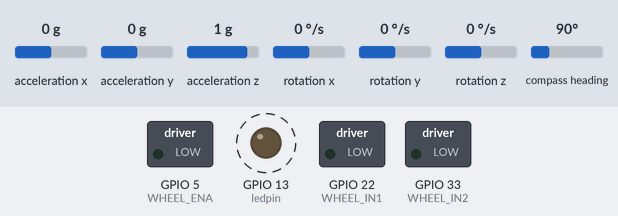
Recording of a sketch running on a simulated ESP32. On the bench: switched loads named in the sketch (green lamp = pin HIGH), output pins drawn as LEDs (lit = HIGH). Wiring (inferred from the names in the program): ITG-3200 gyroscope at I2C address 0x68. Dashed ring = blinking. The test bench sets the inputs (shaded band); at power-on: acceleration x 0 g, acceleration y 0 g, acceleration z 1 g, rotation x 0 °/s, rotation y 0 °/s, rotation z 0 °/s, compass heading 90°.

Above: at 0.2 s.
Timing chart, 0 to 3.0 s (numbered marks = the images above):
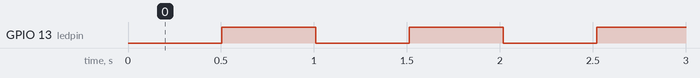

Measured:
- by itself, GPIO 13 (ledpin): alternates HIGH for 0.50 s and LOW for 0.50 s

The sketch:

FB_Attitude.ino
```cpp
/*******************************************************************************
* @file     --> FB_Attitude.ino
* @author   --> Lichangchun
* @version  --> v2.1
* @date     --> 2019-07-18
* @update   --> 2019-07-22
* @brief    --> 姿控模块
*           1. 读取 IMU 数据
*           2. 控制电机正/反转，利用 PWM 控制电机转速
*           3. 控制两个磁力矩器（todo.）
*           4. 测量电机转速、磁力矩等
*******************************************************************************/

/* Includes ------------------------------------------------------------------*/
#include <stdint.h>
#include <Wire.h>
#include "IMUGY85.h"
#include <string.h>     // 使用内存拷贝函数
#include <MsTimer2.h>   // 使用定时器

/* Private macro -------------------------------------------------------------*/
// 串口调试宏开关，正式编译时注释掉
// #define DEBUG

/* Private define ------------------------------------------------------------*/
#define I2C_WIRE_BUS 0x20

/* Private variables ---------------------------------------------------------*/
const int ledpin = 13;  // LED 引脚
const int WHEEL_IN1 = 22;     // 电机控制引脚 1
const int WHEEL_IN2 = 33;     // 电机控制引脚 2
const int WHEEL_ENA = 5;      // 电机使能引脚

// IMU 数据记录
float eulers[3] = {0};  // [yaw, pitch, roll]
float angularVelocities[3] = {0};
float accelerations[3] = {0};

// 飞轮控制开关
volatile bool wheelOn = false;
// 飞轮转速设置值
volatile uint8_t dWheelSpeed = 0; // 无符号(0 ~ 255)
volatile bool wheelIsForward = true; // 正转
// 飞轮转速测量值
volatile int16_t cWheelSpeed = 0; // 16 位整型，以使测量值范围精确一些

// 磁力矩器控制开关
volatile bool magnetbarsOn = false;
// 磁力矩大小设置
volatile int8_t dMagnetbarX = 0; // 磁矩 X 设置值
volatile int8_t dMagnetbarY = 0; // 磁矩 Y 设置值
volatile int8_t dMagnetbarZ = 0; // 磁矩 Z 设置值
// 磁力矩测量值
volatile int16_t cMagnetbarX = 0; // 磁矩 X 电流
volatile int16_t cMagnetbarY = 0; // 磁矩 Y 电流
volatile int16_t cMagnetbarZ = 0; // 磁矩 Z 电流

uint8_t ledFlag = LOW; // LED 状态标志
uint64_t previousMillis = 0; // 毫秒时间记录
uint16_t wheelCnt = 0;  // 飞轮编码器计数

IMUGY85 imu;    // IMU(九轴)传感器

uint8_t recvBuffer[20] = {0};   // 数据接收缓冲区

/* Private functions ---------------------------------------------------------*/

/*******************************************************************************
* @brief    --> I2C 数据请求回调函数
*   欧拉角(12) + 三轴角速度(12) + 三轴加速度(12) + 飞轮转速(2) + 飞轮状态(1) + \
*   三轴磁棒电流(6) + 磁棒状态(1)
*******************************************************************************/
void requestEvent()
{
    // 欧拉角
    Wire.write((uint8_t *)eulers, 12);
    // 三轴角速度
    Wire.write((uint8_t *)angularVelocities, 12);
    // 三轴加速度
    Wire.write((uint8_t *)accelerations, 12);
    // 飞轮转速
    Wire.write((uint8_t *)&cWheelSpeed, 2);
    // 飞轮状态
    Wire.write((uint8_t)wheelOn);
    // 三轴磁棒电流
    Wire.write((uint8_t *)&cMagnetbarX, 2);
    Wire.write((uint8_t *)&cMagnetbarY, 2);
    Wire.write((uint8_t *)&cMagnetbarZ, 2);
    // 磁棒状态
    Wire.write((uint8_t)magnetbarsOn);
}

/*******************************************************************************
* @brief    --> I2C 数据接收回调函数
*******************************************************************************/
void receiveEvent(int count)
{
    uint8_t i = 0;
    // 读取 I2C 数据到缓冲区
    while (Wire.available())
    {
        recvBuffer[i++]  = Wire.read();
    }

    if (recvBuffer[0] =- 0x00)      // 磁矩设置
    {
        dMagnetbarX = recvBuffer[1];
        dMagnetbarY = recvBuffer[2];
    }

    else if (recvBuffer[0] == 0x02) // 磁控开关
    {
        if (recvBuffer[1] == 0x00)
            magnetbarsOn = false; // 关闭
        else
            magnetbarsOn = true;
    }

    else if (recvBuffer[0] == 0x04) // 飞轮转速设置
    {
        if (recvBuffer[1] >= 0)
        {
            wheelIsForward = true;
            dWheelSpeed = recvBuffer[1] / 100 * 255;
            digitalWrite(WHEEL_IN1, HIGH);
            digitalWrite(WHEEL_IN2, LOW);
        }
        else
        {
            wheelIsForward = false;
            dWheelSpeed = -recvBuffer[1] / 100 * 255;
            digitalWrite(WHEEL_IN1, LOW);
            digitalWrite(WHEEL_IN2, HIGH);
        }
    }

    else if (recvBuffer[0] == 0x06) // 飞轮控制开关
    {
        if (recvBuffer[1] = 0x00)
            wheelOn = false;
        else
            wheelOn = true;
    }
}

/*******************************************************************************
* @brief    --> 定时器中断回调函数
*           每 500ms 计算一次速度
*******************************************************************************/
void measurement()
{
    cWheelSpeed = wheelCnt * 12;
    wheelCnt = 0;
    if (!wheelIsForward)
        cWheelSpeed = -cWheelSpeed;
#ifdef SERIAL_DEBUG
    Serial.print("当前转速: ");
    Serial.print(cWheelSpeed);
    Serial.println("r/min");
#endif
}

/*******************************************************************************
* @brief    --> 外部中断回调函数
*           每个上升沿脉冲增加计数
*******************************************************************************/
void counter()
{
    wheelCnt++;
}

void setup()
{
    pinMode(ledpin, OUTPUT);
    pinMode(WHEEL_IN1, OUTPUT);
    pinMode(WHEEL_IN2, OUTPUT);
    pinMode(WHEEL_ENA, OUTPUT);
    // 绑定到外部中断 0(数字引脚 2)，上升沿触发
    attachInterrupt(0, counter, RISING);
    MsTimer2::set(500, measurement); // 500ms period
    imu.init();
#ifdef DEBUG
    Serial.begin(115200);
#endif
    Wire.begin(I2C_WIRE_BUS);
    Wire.onReceive(receiveEvent);
    Wire.onRequest(requestEvent);
}

void loop()
{
    uint64_t currentMillis = millis();
    // 每 500ms 翻转 LED
    if (currentMillis - previousMillis >= 500)
    {
        previousMillis = currentMillis; // 更新时间记录
        ledFlag = !ledFlag;
        digitalWrite(ledpin, ledFlag);
    }
    // 电机调速
    if (wheelOn)
        analogWrite(WHEEL_ENA, dWheelSpeed);
    else
        analogWrite(WHEEL_ENA, 0);
    // 更新 IMU 数据
    imu.update();
    double temp1, temp2, temp3;
    imu.getEuler(&temp1, &temp2, &temp3);
    eulers[0] = temp1;
    eulers[1] = temp2;
    eulers[2] = temp3;
    imu.getGyro(&temp1, &temp2, &temp3);
    angularVelocities[0] = temp1;
    angularVelocities[1] = temp2;
    angularVelocities[2] = temp3;
    imu.getAcceleration(&temp1, &temp2, &temp3);
    accelerations[0] = temp1;
    accelerations[1] = temp2;
    accelerations[2] = temp3;
    delay(20);
}
```

IMUGY85.cpp
```cpp
/*
	IMUGY85.cpp - IMU library for GY85 9DOF IMU (ADXL345 accelerometer, ITG3200 gyroscope and HMC5883L magnetometer)
	using open source Madgwick quaternion filter
	Requires I2Cdev, ADXL345, HMC5883L, ITG3200 libraries (https://github.com/jrowberg/i2cdevlib/tree/master/Arduino)
	By thg(https://github.com/fookingthg). Jul 2018
	Based on multiple libraries of Jeff Rowberg(https://github.com/jrowberg)
*/
#include "IMUGY85.h"

IMUGY85::IMUGY85()
{

}

void IMUGY85::init()
{
	Wire.begin();
	accel.initialize();
	gyro.initialize();
	mag.initialize();
}

void IMUGY85::update()
{

	accel.getAcceleration(&accelCount[0], &accelCount[1], &accelCount[2]);
	gyro.getRotation(&gyroCount[0], &gyroCount[1], &gyroCount[2]);
	mag.getHeading(&magCount[0], &magCount[1], &magCount[2]);

	getAres();

	ax = (float)accelCount[0]*aRes; // - accelBias[0];  // get actual g value, this depends on scale being set
	ay = (float)accelCount[1]*aRes; // - accelBias[1];
	az = (float)accelCount[2]*aRes; // - accelBias[2];

	getGres();

	gx = (float)gyroCount[0]*gRes;  // get actual gyro value, this depends on scale being set
	gy = (float)gyroCount[1]*gRes;
	gz = (float)gyroCount[2]*gRes;

	getMres();

	// check the magnetic max. and min. Values
	if (magCount[0] > magbias_max[0]) magbias_max[0] = magCount[0];
	if (magCount[1] > magbias_max[1]) magbias_max[1] = magCount[1];
	if (magCount[2] > magbias_max[2]) magbias_max[2] = magCount[2];

	if (magCount[0] < magbias_min[0]) magbias_min[0] = magCount[0];
	if (magCount[1] < magbias_min[1]) magbias_min[1] = magCount[1];
	if (magCount[2] < magbias_min[2]) magbias_min[2] = magCount[2];

	magbias[0] = ((magbias_max[0] + magbias_min[0])/2);  // User environmental x-axis correction in milliGauss, should be automatically calculated
	magbias[1] = ((magbias_max[1] + magbias_min[1])/2);  // User environmental x-axis correction in milliGauss
	magbias[2] = ((magbias_max[2] + magbias_min[2])/2);  // User environmental x-axis correction in milliGauss

	mx = (float)(magCount[0]) ;  // get actual magnetometer value, this depends on scale being set
	my = (float)(magCount[1]) ;
	mz = (float)(magCount[2]);

	//    mx = (float)(magCount[0]- magbias[0])*mRes*magCalibration[0] ;  // get actual magnetometer value, this depends on scale being set
	//    my = (float)(magCount[1]- magbias[1])*mRes*magCalibration[1] ;
	//    mz = (float)(magCount[2]- magbias[2])*mRes*magCalibration[2] ;

	Now = micros();
	deltat = ((Now - lastUpdate)/1000000.0f); // set integration time by time elapsed since last filter update
	lastUpdate = Now;
	MadgwickQuaternionUpdate(ax, ay, az, (gx)*PI/180.0f, (gy)*PI/180.0f, (gz)*PI/180.0f,  mx,  my, mz); // change mx & my, and negate az to have all axes in one direction!!!
	computeEuler();
}

double IMUGY85::getRoll()
{
    return degrees(roll_);
}

double IMUGY85::getPitch()
{
    return degrees(pitch_);
}

double IMUGY85::getYaw()
{
    double indegrees = degrees(yaw_);
    return indegrees<0?indegrees+360:indegrees;
}

double IMUGY85::getRawYaw()
{
    return degrees(yaw_);
}

void IMUGY85::getAcceleration(double *a1, double *a2, double *a3)
{
    *a1 = ax;
    *a2 = ay;
    *a3 = az;
}

void IMUGY85::getGyro(double *m1, double *m2, double *m3)
{
    *m1 = gx;
    *m2 = gy;
    *m3 = gz;
}

void IMUGY85::getEuler(double *yaw, double *pitch, double *roll)
{
	*yaw = degrees(yaw_);
	*pitch = degrees(pitch_);
	*roll = degrees(roll_);
}

void IMUGY85::computeEuler()
{
    double q2sqr = q[2] * q[2];
    double t0 = -2.0 * (q2sqr + q[3] * q[3]) + 1.0;
    double t1 = +2.0 * (q[1] * q[2] + q[0] * q[3]);
    double t2 = -2.0 * (q[1] * q[3] - q[0] * q[2]);
    double t3 = +2.0 * (q[2] * q[3] + q[0] * q[1]);
    double t4 = -2.0 * (q[1] * q[1] + q2sqr) + 1.0;

    t2 = t2 > 1.0 ? 1.0 : t2;
    t2 = t2 < -1.0 ? -1.0 : t2;

    pitch_ = asin(t2);
    roll_ = atan2(t3, t4);
    yaw_ = atan2(t1, t0);
}

// Implementation of Sebastian Madgwick's "...efficient orientation filter for... inertial/magnetic sensor arrays"
// (see http://www.x-io.co.uk/category/open-source/ for examples and more details)
// which fuses acceleration, rotation rate, and magnetic moments to produce a quaternion-based estimate of absolute
// device orientation -- which can be converted to yaw_, pitch_, and roll_. Useful for stabilizing quadcopters, etc.
// The performance of the orientation filter is at least as good as conventional Kalman-based filtering algorithms
// but is much less computationally intensive---it can be performed on a 3.3 V Pro Mini operating at 8 MHz!
void IMUGY85::MadgwickQuaternionUpdate(float ax, float ay, float az, float gx, float gy, float gz, float mx, float my, float mz)
{

	float q1 = q[0], q2 = q[1], q3 = q[2], q4 = q[3];   // short name local variable for readability
	float norm;
	float hx, hy, _2bx, _2bz;
	float s1, s2, s3, s4;
	float qDot1, qDot2, qDot3, qDot4;

	// Auxiliary variables to avoid repeated arithmetic
	float _2q1mx;
	float _2q1my;
	float _2q1mz;
	float _2q2mx;
	float _4bx;
	float _4bz;
	float _2q1 = 2.0f * q1;
	float _2q2 = 2.0f * q2;
	float _2q3 = 2.0f * q3;
	float _2q4 = 2.0f * q4;
	float _2q1q3 = 2.0f * q1 * q3;
	float _2q3q4 = 2.0f * q3 * q4;
	float q1q1 = q1 * q1;
	float q1q2 = q1 * q2;
	float q1q3 = q1 * q3;
	float q1q4 = q1 * q4;
	float q2q2 = q2 * q2;
	float q2q3 = q2 * q3;
	float q2q4 = q2 * q4;
	float q3q3 = q3 * q3;
	float q3q4 = q3 * q4;
	float q4q4 = q4 * q4;

	// Normalise accelerometer measurement
	norm = sqrt(ax * ax + ay * ay + az * az);
	if (norm == 0.0f) return; // handle NaN
	norm = 1.0f/norm;
	ax *= norm;
	ay *= norm;
	az *= norm;

	// Normalise magnetometer measurement
	norm = sqrt(mx * mx + my * my + mz * mz);
	if (norm == 0.0f) return; // handle NaN
	norm = 1.0f/norm;
	mx *= norm;
	my *= norm;
	mz *= norm;

	// Reference direction of Earth's magnetic field
	_2q1mx = 2.0f * q1 * mx;
	_2q1my = 2.0f * q1 * my;
	_2q1mz = 2.0f * q1 * mz;
	_2q2mx = 2.0f * q2 * mx;
	hx = mx * q1q1 - _2q1my * q4 + _2q1mz * q3 + mx * q2q2 + _2q2 * my * q3 + _2q2 * mz * q4 - mx * q3q3 - mx * q4q4;
	hy = _2q1mx * q4 + my * q1q1 - _2q1mz * q2 + _2q2mx * q3 - my * q2q2 + my * q3q3 + _2q3 * mz * q4 - my * q4q4;
	_2bx = sqrt(hx * hx + hy * hy);
	_2bz = -_2q1mx * q3 + _2q1my * q2 + mz * q1q1 + _2q2mx * q4 - mz * q2q2 + _2q3 * my * q4 - mz * q3q3 + mz * q4q4;
	_4bx = 2.0f * _2bx;
	_4bz = 2.0f * _2bz;

	// Gradient decent algorithm corrective step
	s1 = -_2q3 * (2.0f * q2q4 - _2q1q3 - ax) + _2q2 * (2.0f * q1q2 + _2q3q4 - ay) - _2bz * q3 * (_2bx * (0.5f - q3q3 - q4q4) + _2bz * (q2q4 - q1q3) - mx) + (-_2bx * q4 + _2bz * q2) * (_2bx * (q2q3 - q1q4) + _2bz * (q1q2 + q3q4) - my) + _2bx * q3 * (_2bx * (q1q3 + q2q4) + _2bz * (0.5f - q2q2 - q3q3) - mz);
	s2 = _2q4 * (2.0f * q2q4 - _2q1q3 - ax) + _2q1 * (2.0f * q1q2 + _2q3q4 - ay) - 4.0f * q2 * (1.0f - 2.0f * q2q2 - 2.0f * q3q3 - az) + _2bz * q4 * (_2bx * (0.5f - q3q3 - q4q4) + _2bz * (q2q4 - q1q3) - mx) + (_2bx * q3 + _2bz * q1) * (_2bx * (q2q3 - q1q4) + _2bz * (q1q2 + q3q4) - my) + (_2bx * q4 - _4bz * q2) * (_2bx * (q1q3 + q2q4) + _2bz * (0.5f - q2q2 - q3q3) - mz);
	s3 = -_2q1 * (2.0f * q2q4 - _2q1q3 - ax) + _2q4 * (2.0f * q1q2 + _2q3q4 - ay) - 4.0f * q3 * (1.0f - 2.0f * q2q2 - 2.0f * q3q3 - az) + (-_4bx * q3 - _2bz * q1) * (_2bx * (0.5f - q3q3 - q4q4) + _2bz * (q2q4 - q1q3) - mx) + (_2bx * q2 + _2bz * q4) * (_2bx * (q2q3 - q1q4) + _2bz * (q1q2 + q3q4) - my) + (_2bx * q1 - _4bz * q3) * (_2bx * (q1q3 + q2q4) + _2bz * (0.5f - q2q2 - q3q3) - mz);
	s4 = _2q2 * (2.0f * q2q4 - _2q1q3 - ax) + _2q3 * (2.0f * q1q2 + _2q3q4 - ay) + (-_4bx * q4 + _2bz * q2) * (_2bx * (0.5f - q3q3 - q4q4) + _2bz * (q2q4 - q1q3) - mx) + (-_2bx * q1 + _2bz * q3) * (_2bx * (q2q3 - q1q4) + _2bz * (q1q2 + q3q4) - my) + _2bx * q2 * (_2bx * (q1q3 + q2q4) + _2bz * (0.5f - q2q2 - q3q3) - mz);
	norm = sqrt(s1 * s1 + s2 * s2 + s3 * s3 + s4 * s4);    // normalise step magnitude
	norm = 1.0f/norm;
	s1 *= norm;
	s2 *= norm;
	s3 *= norm;
	s4 *= norm;

	qDot1 = 0.5f * (-q2 * gx - q3 * gy - q4 * gz) - beta * s1;
	qDot2 = 0.5f * (q1 * gx + q3 * gz - q4 * gy) - beta * s2;
	qDot3 = 0.5f * (q1 * gy - q2 * gz + q4 * gx) - beta * s3;
	qDot4 = 0.5f * (q1 * gz + q2 * gy - q3 * gx) - beta * s4;

	q1 += qDot1 * deltat;
	q2 += qDot2 * deltat;
	q3 += qDot3 * deltat;
	q4 += qDot4 * deltat;
	norm = sqrt(q1 * q1 + q2 * q2 + q3 * q3 + q4 * q4);
	norm = 1.0f/norm;
	q[0] = q1 * norm;
	q[1] = q2 * norm;
	q[2] = q3 * norm;
	q[3] = q4 * norm;
}

void IMUGY85::getMres() {
	switch (Mscale)
	{
		case MFS_14BITS:
			mRes = 10.*4219./8190.; // Proper scale to return milliGauss
			break;
		case MFS_16BITS:
			mRes = 10.*4219./32760.0; // Proper scale to return milliGauss
			break;
	}
}

void IMUGY85::getGres() {
	switch (Gscale)
	{
		case GFS_250DPS:
			gRes = 250.0/32768.0;
			break;
		case GFS_500DPS:
			gRes = 500.0/32768.0;
			break;
		case GFS_1000DPS:
			gRes = 1000.0/32768.0;
			break;
		case GFS_2000DPS:
			gRes = 2000.0/32768.0;
			break;
		case GFS_CUSTOM:
			gRes = 2400.0/32768.0;
			break;
	}
}

void IMUGY85::getAres() {
	switch (Ascale)
	{
		case AFS_2G:
			aRes = 2.0/32768.0;
			break;
		case AFS_4G:
			aRes = 4.0/32768.0;
			break;
		case AFS_8G:
			aRes = 8.0/32768.0;
			break;
		case AFS_16G:
			aRes = 16.0/32768.0;
			break;
	}
}
```

Source omitted: IMUGY85.h (3341 bytes)
